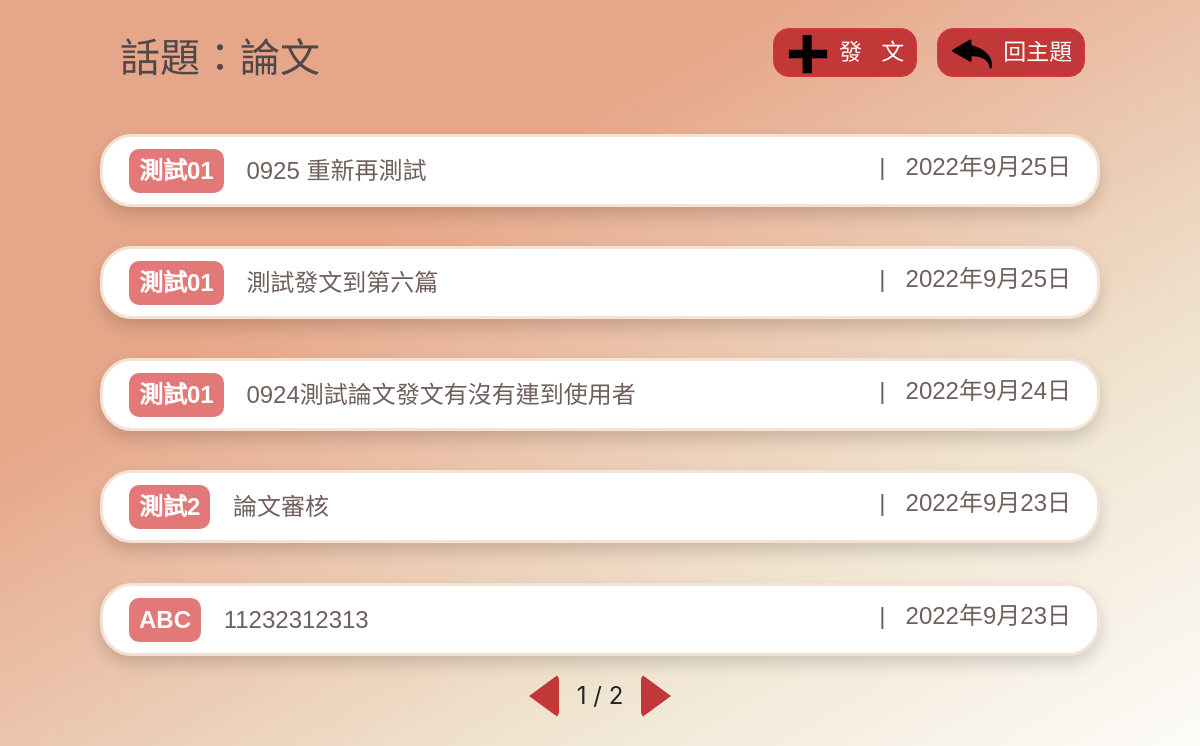
Before: /topic/論文 with the older database file.
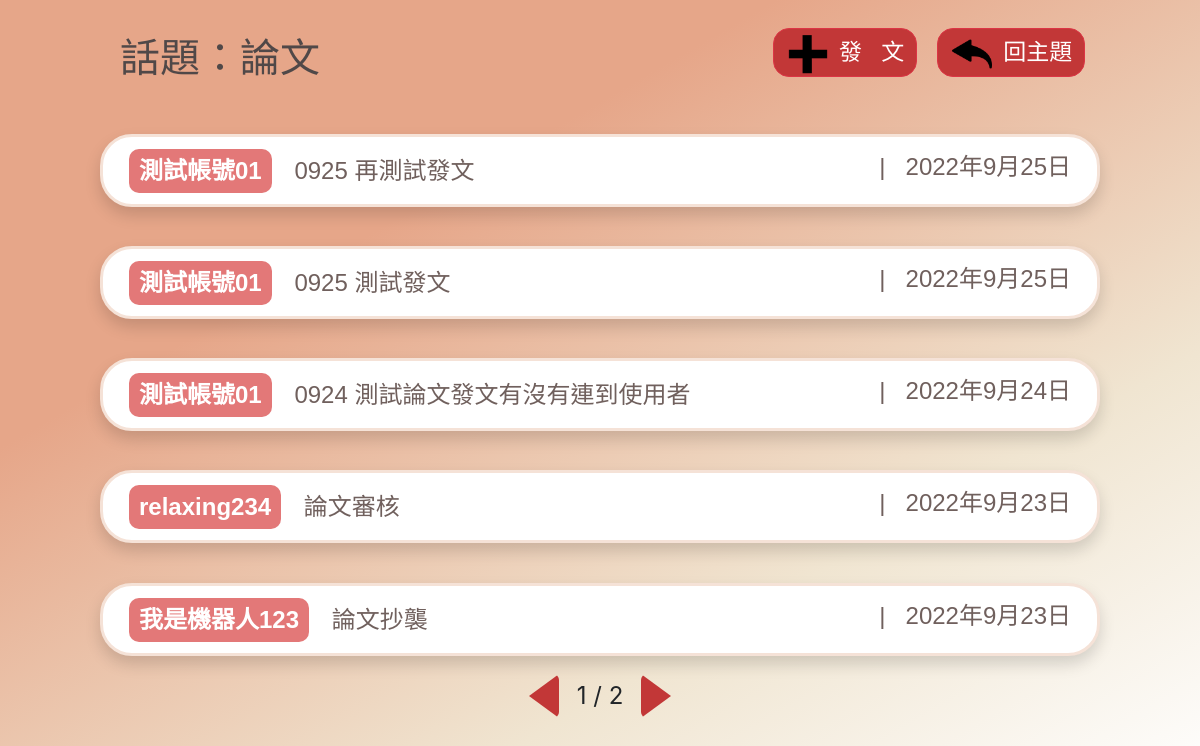
After: the same page with the newer database file.
### FrontEnd/models.py (models this page shows)
class Post(models.Model):
    author = models.ForeignKey(Members,on_delete = models.CASCADE, null=True, blank=True)
    topic_fk = models.ForeignKey(Topic,on_delete = models.CASCADE, null=True, blank=True)
    topic = models.CharField(max_length=20, verbose_name="話題", blank=True)
    title = models.CharField(max_length=20, verbose_name="標題")
    content = RichTextUploadingField(max_length=200, verbose_name='編輯器內文')
    created_date = models.DateField(default=timezone.now,verbose_name='建立日期')
    update_date = models.DateField(auto_now=True, verbose_name='更新日期')
    class Meta:
        verbose_name = "貼文"   # 單數
        verbose_name_plural = verbose_name   #複數
        ordering = ['-created_date']
    def __str__(self):
        return self.title

class Members(models.Model):
    image_type = (
        ('monster-1.png', '咘咘'),
        ('monster-2.png', '喬治'),
        ('monster-3.png', '布萊恩'),
        ('monster-4.png', '里歐'),
        ('monster-5.png', '鮑伯'),
        ('monster-6.png', '艾倫'),
    )
    gender_type = (
        ('1', '男性'),
        ('2', '女性'),
    )
    name = models.CharField(max_length=20, verbose_name="暱稱")
    gender = models.CharField(max_length=1, choices=gender_type, verbose_name="性別", default='1')
    email = models.EmailField(max_length=60, unique=True, verbose_name="電子信箱")
    password = models.CharField(max_length=20, verbose_name="密碼")
    image = models.CharField(max_length=20, choices=image_type, verbose_name="頭像")
    created_date = models.DateField(default=timezone.now,verbose_name='建立日期')
    update_date = models.DateField(auto_now=True, verbose_name='更新日期')
    class Meta:
        verbose_name = "會員"   # 單數
        verbose_name_plural = verbose_name   #複數
        ordering = ['-id']
    def __str__(self):
        return self.name

### FrontEnd/views.py (the view)
# urls.py: path('topic/<topic>', views.all, name='all'),
def all(request, topic):
    post = Post.objects.filter(topic=topic)
    print(post)
    paginator = Paginator(post, 5)
    page = request.GET.get('page')
    post = paginator.get_page(page)
    print("總共有",paginator.num_pages,"頁")
    print("多少資料",paginator.object_list)
    print(post.paginator.page_range)
    context = {
        'post': post,
        'topic': topic
    }
    return render(request, "all/all.html",context)

### templates/all/all.html (shortened to what this page needs)
{% extends 'base/base.html' %}
    {% block import %}
    {% load static%}
    <link rel="stylesheet" href="{% static 'css/all/all.css' %}">
    {% endblock %}
{% block main %}
    <div class="container" style="height: 134px; display: flex; padding-top: 28px; padding-left: 90px;">
        <div class="topic">
            話題：{{ topic }}
        </div>
        <div class="post_page">
            <img src="{% static 'img/topic/plus.png' %}" class="img-fluid left_arrow">
            <a href="{% url 'post' topic=topic %}" type="button" class="btn btn-danger">發&nbsp;&nbsp;&nbsp;文</a>
        </div>
        <div class="previous_page">
            <img src="{% static 'img/topic/left_arrow.png' %}" class="img-fluid left_arrow">
            <a href="{% url 'topic' %}" type="button" class="btn btn-danger">回主題</a>
        </div>
    </div>
    <div class="container" style="height:600px; justify-content: center; display: grid;">
        {% for p in post %}
        <div class="row">
            <a href="{% url 'article' pk=p.pk %}">
                <div class="board shadow">
                    <span class="badge author">{{ p.author }}</span>
                    {{ p.title }}
                    <span class="date">| &nbsp; {{ p.created_date }}</span>
                </div>
            </a>
        </div>
        {% endfor %}
        {% if post %}
        <div class="row row-three" style="justify-content: center; position: relative;">
            <ul class="pagination" style="position: absolute; bottom: 0;">
                <li class="page-item">
                    <a href="{% if post.has_previous %} ?page={{ post.previous_page_number }} {% endif %}"><div class="previous_triangle"></div></a>
                </li>
                <span class="page">
                    {% for i in post.paginator.page_range %}
                        {% if i == post.number %}
                            {{ i }}
                        {% endif %}
                    {% endfor %}
                    / {{ post.paginator.num_pages }}
                </span>
                <li class="page-item">
                    <a href="{% if post.has_next %} ?page={{ post.next_page_number }} {% endif %}"><div class="next_triangle"></div></a>
                </li>
            </ul>
        </div>
        {% endif %}
    </div>
{% endblock %}

Changed rows visible on the page:
changed Post: author "測試01" → "測試帳號01"; title "0925 重新再測試" → "0925 再測試發文"
changed Post: author "測試01" → "測試帳號01"; title "測試發文到第六篇" → "0925 測試發文"
changed Post: author "測試01" → "測試帳號01"; title "0924測試論文發文有沒有連到使用者" → "0924 測試論文發文有沒有連到使用者"
changed through a linked row, Post "論文審核": author "測試2" → "relaxing234"
changed Post: author "ABC" → "我是機器人123"; title "11232312313" → "論文抄襲"
